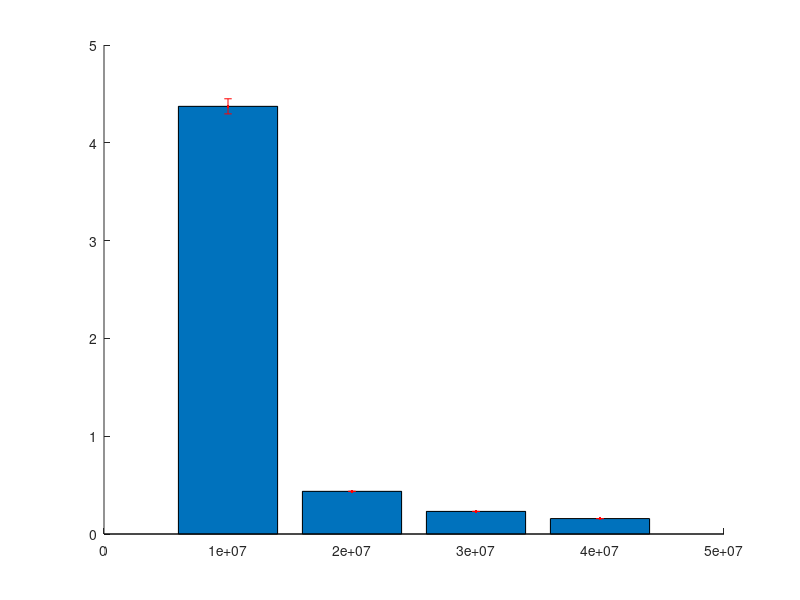

The MATLAB source for this figure: (Note: this script raises an error after producing the figure.)
clc;clear ALL;
load('ex1e.mat');
load('ex1.mat');

%% 1.a
figure(1);
hold on;
bar(C_a, mean_APD_C);
errorbar(C_a, mean_APD_C, term_APD_C, 'r.', 'MarkerSize', 5, 'LineStyle', 'none');
xticks(C_a);
xlabel('C (Mbps)');
ylabel('Average Packet Delay (ms)');
title('Average Packet Delay with Error Bars');
set(gca, 'ColorOrder', [0 0 0.8; 0 0.8 0.5]);grid on; 
hold off;

%% 1.c
figure(2);

subplot(1,2,1);
hold on;
bar(rates, mean_APD);
errorbar(rates, mean_APD, term_APD, 'r.', 'MarkerSize', 5, 'LineStyle', 'none');
xticks(rates);
xlabel('Packet Arrival Rate (pps)');
% ylim([0 10]);
ylabel('Average Packet Delay (ms)');
title('Average Packet Delay');
set(gca, 'ColorOrder', [0 0 0.8; 0 0.8 0.5]);grid on;
hold off;

% Segundo subplot - Average Throughput
subplot(1, 2, 2);
hold on;
bar(rates, mean_Throughput);
errorbar(rates, mean_Throughput, term_Throughput, 'r.', 'MarkerSize', 5, 'LineStyle', 'none');
xticks(rates);
xlabel('Packet Arrival Rate (pps)');
ylabel('Average Throughput (Mbps)');
title('Average Throughput');
set(gca, 'ColorOrder', [0 0 0.8; 0 0.8 0.5]);grid on;
hold off;


%% 1.d
figure(3);

% Primeiro subplot - Average Packet Delay
subplot(1, 2, 1);
hold on;
bar(rates, [mean_APD, mean_APD_ber]);
errorbar((rates-45), mean_APD, term_APD, 'r.', 'MarkerSize', 5, 'LineStyle', 'none');
errorbar((rates+45), mean_APD_ber, term_APD_ber, 'r.', 'MarkerSize', 5, 'LineStyle', 'none');

xticks(rates);
xlabel('Packet Arrival Rate (pps)');
ylim([0 10]);
ylabel('Average Packet Delay (ms)');
title('Average Packet Delay');
legend({'Without BER', 'With BER'}, 'Location','northwest');
set(gca, 'ColorOrder', [0 0 0.8; 0 0.8 0.5]);grid on;
hold off;

% Segundo subplot - Average Throughput
subplot(1, 2, 2);
hold on;
bar(rates, [mean_Throughput, mean_Throughput_ber]);
errorbar(rates - 45, mean_Throughput, term_Throughput, 'r.', 'MarkerSize', 5, 'LineStyle', 'none');
errorbar(rates + 45, mean_Throughput_ber, term_Throughput_ber, 'r.', 'MarkerSize', 5, 'LineStyle', 'none');
xticks(rates);
xlabel('Packet Arrival Rate (pps)');
ylabel('Average Throughput (Mbps)');
title('Average Throughput');
legend({'Without BER', 'With BER'}, 'Location','northwest');
set(gca, 'ColorOrder', [0 0 0.8; 0 0.8 0.5]);grid on;
hold off;


%% 1.e.d
figure(4);
% Primeiro subplot - Average Packet Delay BER
subplot(2, 2, 1);
hold on;
bar(rates, [mean_APD_ber, e_mean_APD_ber]);
errorbar((rates-45), mean_APD_ber, term_APD_ber, 'r.', 'MarkerSize', 5, 'LineStyle', 'none');
errorbar((rates+45), e_mean_APD_ber, e_term_APD_ber, 'r.', 'MarkerSize', 5, 'LineStyle', 'none');
xticks(rates);
xlabel('Packet Arrival Rate (pps)');
ylim([0 9]);
ylabel('Average Packet Delay w/ BER(ms)');
title('Average Packet Delay w/ size changed and BER');
legend({'Original size', 'Changed size'}, 'Location','northwest');

set(gca, 'ColorOrder', [0 0 0.8; 0 0.8 0.5]);grid on;
hold off;

% Segundo subplot - Average Packet Delay
subplot(2, 2, 2);
hold on;
bar(rates, [mean_APD, e_mean_APD]);
errorbar((rates-45), mean_APD, term_APD, 'r.', 'MarkerSize', 5, 'LineStyle', 'none');
errorbar((rates+45), e_mean_APD, e_term_APD, 'r.', 'MarkerSize', 5, 'LineStyle', 'none');

xticks(rates);
xlabel('Packet Arrival Rate (pps)');
ylim([0 9]);
ylabel('Average Packet Delay (ms)');
title('Average Packet Delay w/ size changed');
legend({'Original size', 'Changed size'}, 'Location','northwest');
set(gca, 'ColorOrder', [0 0 0.8; 0 0.8 0.5]);grid on;
hold off;

% Segundo subplot - Average Throughput BER
subplot(2, 2, 3);
hold on;
bar(rates, [mean_Throughput_ber, e_mean_Throughput_ber]);
errorbar(rates - 45, mean_Throughput_ber, term_Throughput_ber, 'r.', 'MarkerSize', 5, 'LineStyle', 'none');
errorbar(rates + 45, e_mean_Throughput_ber, e_term_Throughput_ber, 'r.', 'MarkerSize', 5, 'LineStyle', 'none');
xticks(rates);
xlabel('Packet Arrival Rate (pps)');
ylim([0 10]);
ylabel('Average Throughput w/ BER (Mbps)');
title('Average Throughput w/ size changed and BER');
legend({'Original size', 'Changed size'}, 'Location','northwest');
set(gca, 'ColorOrder', [0 0 0.8; 0 0.8 0.5]);grid on;
hold off;

% Segundo subplot - Average Throughput
subplot(2, 2, 4);
hold on;
bar(rates, [mean_Throughput, e_mean_Throughput]);
errorbar(rates - 45, mean_Throughput, term_Throughput, 'r.', 'MarkerSize', 5, 'LineStyle', 'none');
errorbar(rates + 45, e_mean_Throughput, e_term_Throughput, 'r.', 'MarkerSize', 5, 'LineStyle', 'none');
xticks(rates);
xlabel('Packet Arrival Rate (pps)');
ylabel('Average Throughput (Mbps)');
title('Average Throughput w/ size changed');
legend({'Original size', 'Changed size'}, 'Location','northwest');
set(gca, 'ColorOrder', [0 0 0.8; 0 0.8 0.5]);grid on;
hold off;